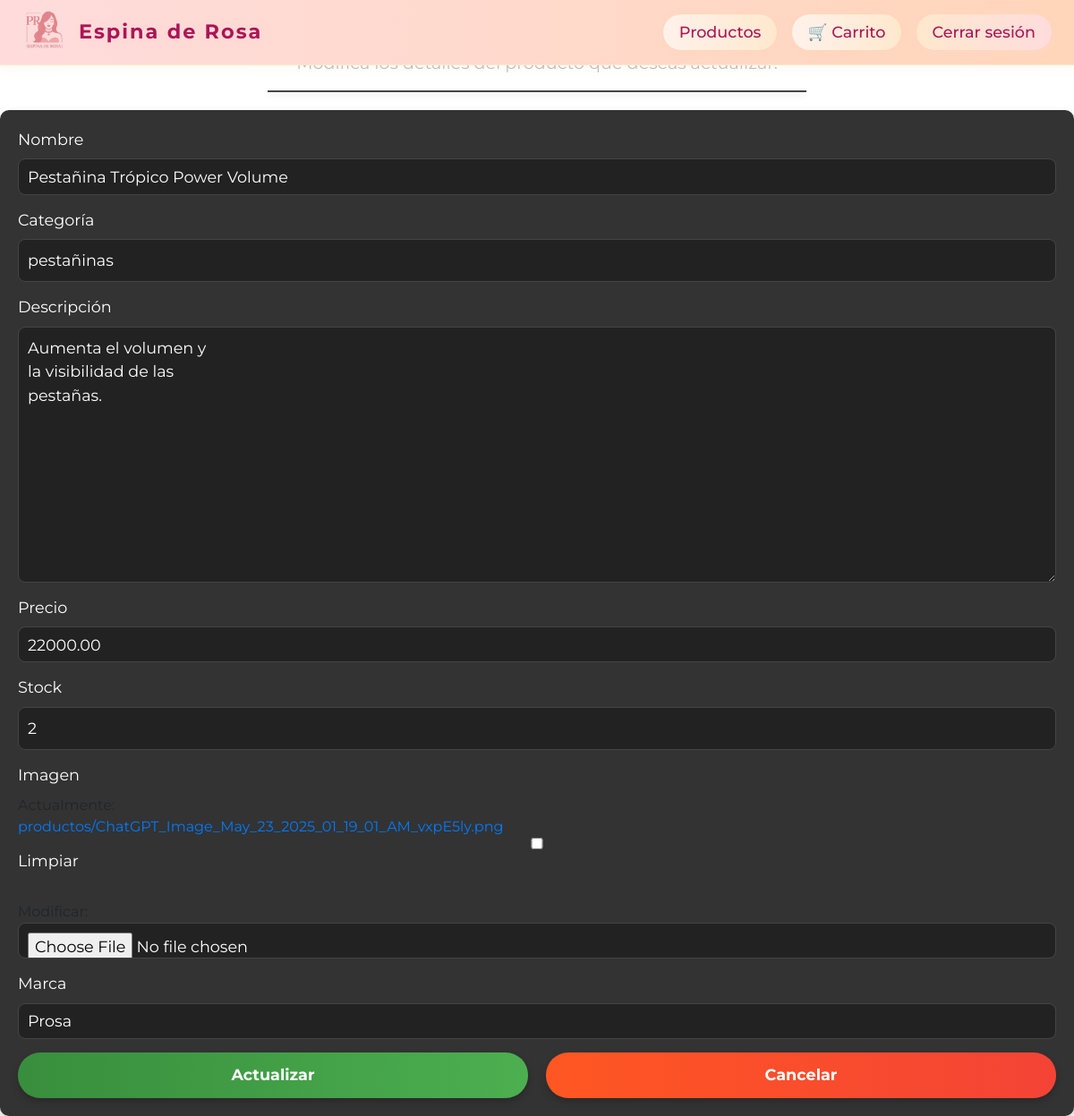
Page /actualizar/4/ on the committed database.
### crud_app/models.py (models this page shows, shortened)
class Producto(models.Model):
    nombre = models.CharField(max_length=100)
    descripcion = models.TextField()
    precio = models.DecimalField(max_digits=10, decimal_places=2)
    creado_el = models.DateTimeField(auto_now_add=True)
    imagen = models.ImageField(upload_to='productos/', null=True, blank=True)  # Agrega este campo
    categoria = models.CharField(max_length=50, default='sin categoria')
    stock = models.PositiveIntegerField(default=0)
    marca = models.CharField(max_length=50, blank=True)

### crud_app/views.py (the view)
# urls.py: path('actualizar/<int:pk>/', views.actualizar_producto, name='actualizar_producto'),
def actualizar_producto(request, pk):
    producto = get_object_or_404(Producto, pk=pk)
    if request.method == 'POST':
        form = ProductoForm(request.POST, request.FILES, instance=producto)
        if form.is_valid():
            form.save()
            messages.success(request, '¡Producto actualizado exitosamente!')
            return redirect('lista_productos')
        else:
            messages.error(request, 'Error al actualizar el producto. Por favor, verifica los datos.')
    else:
        form = ProductoForm(instance=producto)
    return render(request, 'crud_app/actualizar_producto.html', {'form': form})

### crud_app/forms.py
class ProductoForm(forms.ModelForm):
    class Meta:
        model = Producto
        fields = ['nombre', 'descripcion', 'precio', 'categoria', 'imagen', 'stock', 'marca']
        widgets = {
            'nombre': forms.TextInput(attrs={ 'class':'form-control'}),
            'descripcion': forms.Textarea(attrs={'class':'form-control', 'row': 3}),
            'precio': forms.NumberInput(attrs={'class':'form-control'}),
            'imagen': forms.ClearableFileInput(attrs={'class': 'form-control'}),
            'marca': forms.TextInput(attrs={'class': 'form-control', 'placeholder': 'Ingrese la marca'}),
        }

### crud_app/templates/crud_app/actualizar_producto.html (shortened to what this page needs)
{% extends 'crud_app/base.html' %}
{% block contenido %}
    <div class="encabezado-actualizar">
        <h2>Actualizar Producto</h2>
        <p>Modifica los detalles del producto que deseas actualizar.</p>
        <hr>
    </div>
    <form method="post" enctype="multipart/form-data" class="form-actualizar">
        <div class="form-group">
            <label for="id_nombre">Nombre</label>
            {{ form.nombre }}
        </div>
        <div class="form-group">
            <label for="id_categoria">Categoría</label>
            {{ form.categoria }}
        </div>
        <div class="form-group">
            <label for="id_descripcion">Descripción</label>
            {{ form.descripcion }}
        </div>
        <div class="form-group">
            <label for="id_precio">Precio</label>
            {{ form.precio }}
        </div>
        <div class="form-group">
            <label for="id_stock">Stock</label>
            {{ form.stock }}
        </div>
        <div class="form-group">
            <label for="id_imagen">Imagen</label>
            {{ form.imagen }}
        </div>
        <div class="form-group">
            <label for="id_marca">Marca</label>
            {{ form.marca }}
        </div>
        <div class="acciones-form">
            <button type="submit" class="btn btn-actualizar">Actualizar</button>
            <a href="{% url 'lista_productos' %}" class="btn btn-cancelar">Cancelar</a>
        </div>
    </form>
{% endblock %}

### crud_app/static/css/style.css (style rules this page uses)
html, body { height: 100%; font-family: Arial, sans-serif; background-image: url('../img/Tecno.jpg'); background-size: cover; background-position: center; background-repeat: no-repeat; margin: 0; padding: 0; }
h2 { text-align: center; color: #343a40; }
.btn { width: 100%; padding: 10px; border: none; border-radius: 5px; background-color: #007bff; color: white; font-size: 16px; cursor: pointer; }

### crud_app/templates/crud_app/base.html (style rules this page uses)
body, html { min-height: 100vh; margin: 0; padding: 0; font-family: 'Montserrat', 'Roboto', Arial, sans-serif; background: none !important; }

### crud_app/templates/crud_app/actualizar_producto.html (style rules this page uses)
.encabezado-actualizar { text-align: center; margin-bottom: 20px; }
.encabezado-actualizar h2 { font-size: 2.5em; color: #283593; text-transform: uppercase; letter-spacing: 2px; transition: transform 0.3s ease; }
.encabezado-actualizar p { color: #bbb; margin-top: 5px; font-size: 1.2em; }
.encabezado-actualizar hr { border: 1px solid #444; width: 50%; margin: 15px auto; box-shadow: 0px 4px 6px rgba(0, 0, 0, 0.1); }
.form-actualizar { margin-top: 20px; padding: 20px; background-color: #333; border-radius: 10px; box-shadow: 0px 6px 12px rgba(0, 0, 0, 0.2); }
.form-group { margin-bottom: 15px; display: flex; flex-direction: column; }
label { font-size: 1.1em; color: white; margin-bottom: 8px; }
.form-group input, .form-group select, .form-group textarea { padding: 10px; font-size: 1.1em; border: 1px solid #444; border-radius: 8px; background-color: #222; color: white; transition: border-color 0.3s ease; }
.acciones-form { display: flex; justify-content: space-between; gap: 20px; }
.btn { padding: 12px 30px; border-radius: 25px; font-size: 1.1em; font-weight: bold; text-decoration: none; transition: all 0.3s ease; }
.btn-actualizar { background: linear-gradient(90deg, #388e3c, #4caf50); color: white; box-shadow: 0px 4px 8px rgba(0, 0, 0, 0.2); }
.btn-cancelar { background: linear-gradient(90deg, #ff5722, #f44336); color: white; box-shadow: 0px 4px 8px rgba(0, 0, 0, 0.2); }

### rows in the picture
Producto: nombre "Pestañina Trópico Power Volume", categoria "pestañinas", descripcion "Aumenta el volumen y la visibilidad de las pestañas.", precio "22000.00", stock "2", marca "Prosa"
